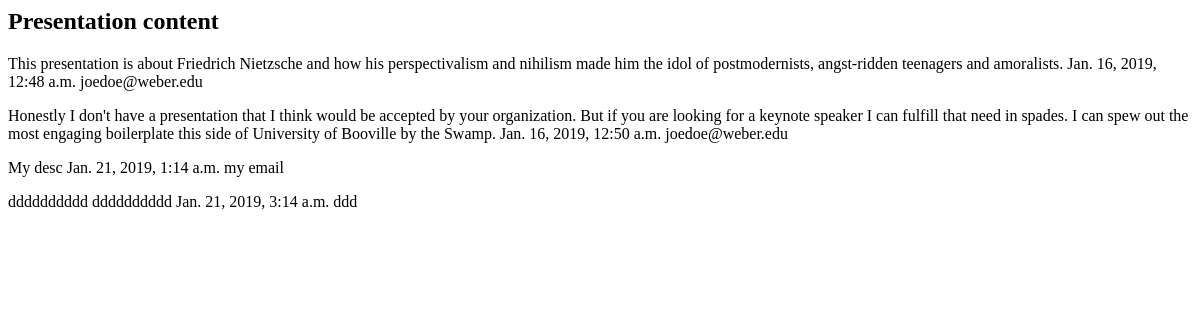
Before: /u2/presentations_list_view/ with the older database file.
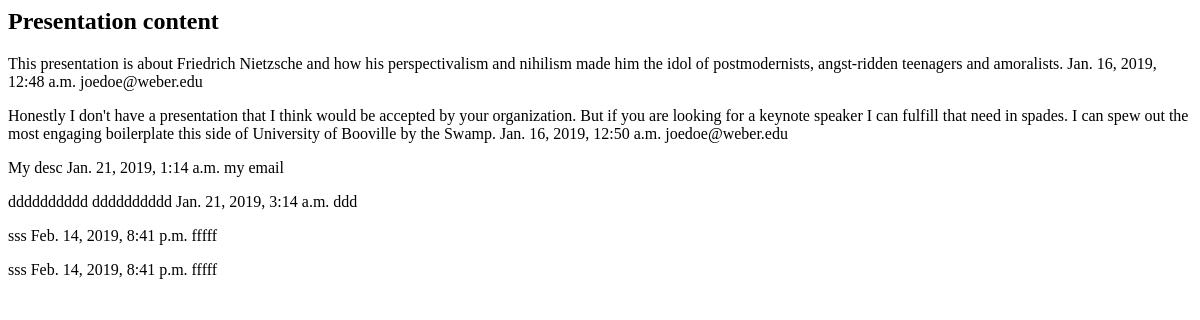
After: the same page with the newer database file.
### u2/models.py (models this page shows, shortened)
class Presentation(models.Model):
    description = models.TextField(max_length=4000)
    email = models.TextField(max_length=250)
    created_at = models.DateTimeField(auto_now_add=True)

### u2/views.py (the view)
# urls.py: path('presentations_list_view/', views.presentations_list_view.as_view(), name='all_presentations_list_view'),
class presentations_list_view(generic.ListView):
    model = Presentation
    slug_field = 'product_slug'

### templates/u2/presentation_list.html
{% block content %}
    <h2>Presentation content</h2>
        {% for ob in object_list %}
            <p>{{ ob.description }}   {{ ob.created_at }} {{ob.email}}</p>
        {% endfor %}
{% endblock %}

Changed rows visible on the page:
added Presentation: description "sss", created_at "Feb. 14, 2019, 8:41 p.m.", email "fffff"
added Presentation: description "sss", created_at "Feb. 14, 2019, 8:41 p.m.", email "fffff"
